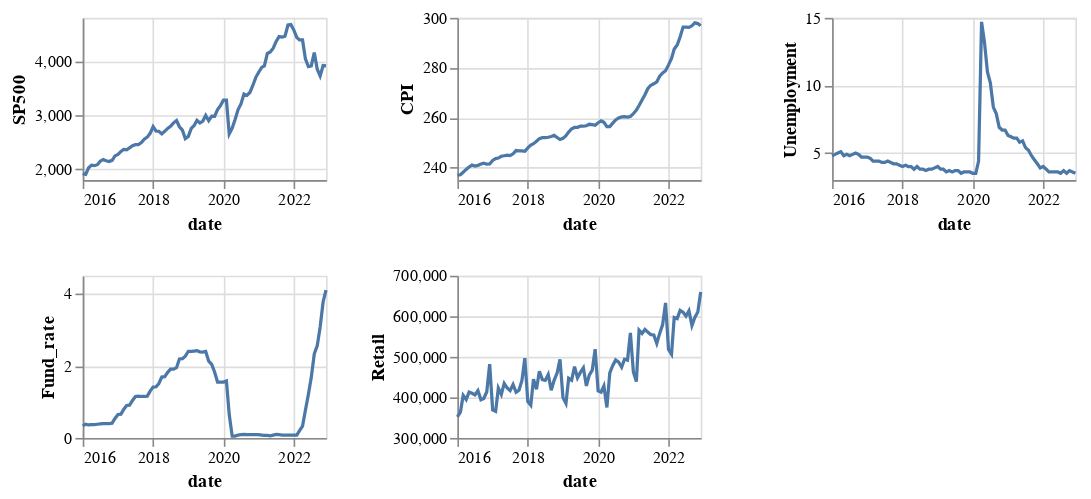

Here is the notebook cell this chart was saved with:
### Code cell
# Trend
df_no_index = df.reset_index()
df_no_index['date'] = df_no_index['date'].dt.to_timestamp().apply(lambda x: x.strftime('%Y-%m'))
trend = alt.Chart(df_no_index, height=100, width=150).mark_line().encode(
    alt.X('date:T'),
    alt.Y(alt.repeat('repeat'), type = 'quantitative', scale=alt.Scale(zero=False))
).repeat(
    repeat = columns, columns = 3
)
trend

### Figure 1 — Vega-Lite specification as saved in the notebook (floating-point values rounded to 4 significant figures)
{"config": {"view": {"continuousWidth": 400, "continuousHeight": 300}}, "repeat": ["SP500", "CPI", "Unemployment", "Fund_rate", "Retail"], "spec": {"data": {"name": "data-71bf9ccfce3d0c71222fa6f4ba2397ad"}, "mark": "line", "encoding": {"x": {"field": "date", "type": "temporal"}, "y": {"field": {"repeat": "repeat"}, "scale": {"zero": false}, "type": "quantitative"}}, "height": 100, "width": 150}, "columns": 3, "$schema": "https://vega.github.io/schema/vega-lite/v4.17.0.json", "datasets": {"data-71bf9ccfce3d0c71222fa6f4ba2397ad": [{"date": "2016-01", "SP500": 1919.0, "CPI": 236.9, "Unemployment": 4.8, "Fund_rate": 0.34, "Retail": 351772}, {"date": "2016-02", "SP500": 1904.0, "CPI": 237.1, "Unemployment": 4.9, "Fund_rate": 0.38, "Retail": 363527}, {"date": "2016-03", "SP500": 2022.0, "CPI": 238.1, "Unemployment": 5.0, "Fund_rate": 0.36, "Retail": 404996}, {"date": "2016-04", "SP500": 2076.0, "CPI": 239.3, "Unemployment": 5.1, "Fund_rate": 0.37, "Retail": 394743}, {"date": "2016-05", "SP500": 2066.0, "CPI": 240.2, "Unemployment": 4.8, "Fund_rate": 0.37, "Retail": 413036}, {"date": "2016-06", "SP500": 2084.0, "CPI": 241.0, "Unemployment": 4.9, "Fund_rate": 0.38, "Retail": 410071}, {"date": "2016-07", "SP500": 2149.0, "CPI": 240.6, "Unemployment": 4.8, "Fund_rate": 0.39, "Retail": 405965}, {"date": "2016-08", "SP500": 2177.0, "CPI": 240.8, "Unemployment": 4.9, "Fund_rate": 0.4, "Retail": 416489}, {"date": "2016-09", "SP500": 2158.0, "CPI": 241.4, "Unemployment": 5.0, "Fund_rate": 0.4, "Retail": 394200}, {"date": "2016-10", "SP500": 2143.0, "CPI": 241.7, "Unemployment": 4.9, "Fund_rate": 0.4, "Retail": 397394}, {"date": "2016-11", "SP500": 2165.0, "CPI": 241.4, "Unemployment": 4.7, "Fund_rate": 0.41, "Retail": 413901}, {"date": "2016-12", "SP500": 2247.0, "CPI": 241.4, "Unemployment": 4.7, "Fund_rate": 0.54, "Retail": 482002}, {"date": "2017-01", "SP500": 2275.0, "CPI": 242.8, "Unemployment": 4.7, "Fund_rate": 0.65, "Retail": 369081}, {"date": "2017-02", "SP500": 2330.0, "CPI": 243.6, "Unemployment": 4.6, "Fund_rate": 0.66, "Retail": 365592}, {"date": "2017-03", "SP500": 2367.0, "CPI": 243.8, "Unemployment": 4.4, "Fund_rate": 0.79, "Retail": 423002}, {"date": "2017-04", "SP500": 2359.0, "CPI": 244.5, "Unemployment": 4.4, "Fund_rate": 0.9, "Retail": 407240}, {"date": "2017-05", "SP500": 2395.0, "CPI": 244.7, "Unemployment": 4.4, "Fund_rate": 0.91, "Retail": 434506}, {"date": "2017-06", "SP500": 2434.0, "CPI": 245.0, "Unemployment": 4.3, "Fund_rate": 1.04, "Retail": 423066}, {"date": "2017-07", "SP500": 2454.0, "CPI": 244.8, "Unemployment": 4.3, "Fund_rate": 1.15, "Retail": 416906}, {"date": "2017-08", "SP500": 2456.0, "CPI": 245.5, "Unemployment": 4.4, "Fund_rate": 1.16, "Retail": 431804}, {"date": "2017-09", "SP500": 2493.0, "CPI": 246.8, "Unemployment": 4.3, "Fund_rate": 1.15, "Retail": 412546}, {"date": "2017-10", "SP500": 2557.0, "CPI": 246.7, "Unemployment": 4.2, "Fund_rate": 1.15, "Retail": 417773}, {"date": "2017-11", "SP500": 2594.0, "CPI": 246.7, "Unemployment": 4.2, "Fund_rate": 1.16, "Retail": 441933}, {"date": "2017-12", "SP500": 2664.0, "CPI": 246.5, "Unemployment": 4.1, "Fund_rate": 1.3, "Retail": 496765}, {"date": "2018-01", "SP500": 2790.0, "CPI": 247.9, "Unemployment": 4.0, "Fund_rate": 1.41, "Retail": 389740}, {"date": "2018-02", "SP500": 2705.0, "CPI": 249.0, "Unemployment": 4.1, "Fund_rate": 1.42, "Retail": 380598}, {"date": "2018-03", "SP500": 2703.0, "CPI": 249.6, "Unemployment": 4.0, "Fund_rate": 1.51, "Retail": 444925}, {"date": "2018-04", "SP500": 2654.0, "CPI": 250.5, "Unemployment": 4.0, "Fund_rate": 1.69, "Retail": 420209}, {"date": "2018-05", "SP500": 2701.0, "CPI": 251.6, "Unemployment": 3.8, "Fund_rate": 1.7, "Retail": 464271}, {"date": "2018-06", "SP500": 2754.0, "CPI": 252.0, "Unemployment": 4.0, "Fund_rate": 1.82, "Retail": 443732}, {"date": "2018-07", "SP500": 2794.0, "CPI": 252.0, "Unemployment": 3.8, "Fund_rate": 1.91, "Retail": 441832}, {"date": "2018-08", "SP500": 2858.0, "CPI": 252.1, "Unemployment": 3.8, "Fund_rate": 1.91, "Retail": 456445}, {"date": "2018-09", "SP500": 2902.0, "CPI": 252.4, "Unemployment": 3.7, "Fund_rate": 1.95, "Retail": 417510}, {"date": "2018-10", "SP500": 2785.0, "CPI": 252.9, "Unemployment": 3.8, "Fund_rate": 2.19, "Retail": 442256}, {"date": "2018-11", "SP500": 2723.0, "CPI": 252.0, "Unemployment": 3.8, "Fund_rate": 2.2, "Retail": 460034}, {"date": "2018-12", "SP500": 2567.0, "CPI": 251.2, "Unemployment": 3.9, "Fund_rate": 2.27, "Retail": 493873}, {"date": "2019-01", "SP500": 2607.0, "CPI": 251.7, "Unemployment": 4.0, "Fund_rate": 2.4, "Retail": 399359}, {"date": "2019-02", "SP500": 2755.0, "CPI": 252.8, "Unemployment": 3.8, "Fund_rate": 2.4, "Retail": 384977}, {"date": "2019-03", "SP500": 2804.0, "CPI": 254.2, "Unemployment": 3.8, "Fund_rate": 2.41, "Retail": 447160}, {"date": "2019-04", "SP500": 2904.0, "CPI": 255.5, "Unemployment": 3.6, "Fund_rate": 2.42, "Retail": 442704}, {"date": "2019-05", "SP500": 2855.0, "CPI": 256.1, "Unemployment": 3.7, "Fund_rate": 2.39, "Retail": 475656}, {"date": "2019-06", "SP500": 2890.0, "CPI": 256.1, "Unemployment": 3.6, "Fund_rate": 2.38, "Retail": 448224}, {"date": "2019-07", "SP500": 2996.0, "CPI": 256.6, "Unemployment": 3.7, "Fund_rate": 2.4, "Retail": 461642}, {"date": "2019-08", "SP500": 2897.0, "CPI": 256.6, "Unemployment": 3.7, "Fund_rate": 2.13, "Retail": 472891}, {"date": "2019-09", "SP500": 2982.0, "CPI": 256.8, "Unemployment": 3.5, "Fund_rate": 2.04, "Retail": 428334}, {"date": "2019-10", "SP500": 2978.0, "CPI": 257.3, "Unemployment": 3.6, "Fund_rate": 1.83, "Retail": 455035}, {"date": "2019-11", "SP500": 3105.0, "CPI": 257.2, "Unemployment": 3.6, "Fund_rate": 1.55, "Retail": 467311}, {"date": "2019-12", "SP500": 3177.0, "CPI": 257.0, "Unemployment": 3.6, "Fund_rate": 1.55, "Retail": 518979}, {"date": "2020-01", "SP500": 3278.0, "CPI": 258.0, "Unemployment": 3.5, "Fund_rate": 1.55, "Retail": 416285}, {"date": "2020-02", "SP500": 3277.0, "CPI": 258.7, "Unemployment": 3.5, "Fund_rate": 1.58, "Retail": 413203}, {"date": "2020-03", "SP500": 2652.0, "CPI": 258.1, "Unemployment": 4.4, "Fund_rate": 0.65, "Retail": 428285}, {"date": "2020-04", "SP500": 2762.0, "CPI": 256.4, "Unemployment": 14.7, "Fund_rate": 0.05, "Retail": 375242}, {"date": "2020-05", "SP500": 2920.0, "CPI": 256.4, "Unemployment": 13.2, "Fund_rate": 0.05, "Retail": 460253}, {"date": "2020-06", "SP500": 3105.0, "CPI": 257.8, "Unemployment": 11.0, "Fund_rate": 0.08, "Retail": 478667}, {"date": "2020-07", "SP500": 3208.0, "CPI": 259.1, "Unemployment": 10.2, "Fund_rate": 0.09, "Retail": 492259}, {"date": "2020-08", "SP500": 3392.0, "CPI": 259.9, "Unemployment": 8.4, "Fund_rate": 0.1, "Retail": 487134}, {"date": "2020-09", "SP500": 3366.0, "CPI": 260.3, "Unemployment": 7.9, "Fund_rate": 0.09, "Retail": 474284}, {"date": "2020-10", "SP500": 3419.0, "CPI": 260.4, "Unemployment": 6.9, "Fund_rate": 0.09, "Retail": 494134}, {"date": "2020-11", "SP500": 3549.0, "CPI": 260.2, "Unemployment": 6.7, "Fund_rate": 0.09, "Retail": 491813}, {"date": "2020-12", "SP500": 3695.0, "CPI": 260.5, "Unemployment": 6.7, "Fund_rate": 0.09, "Retail": 558834}, {"date": "2021-01", "SP500": 3794.0, "CPI": 261.6, "Unemployment": 6.3, "Fund_rate": 0.09, "Retail": 462558}, {"date": "2021-02", "SP500": 3883.0, "CPI": 263.0, "Unemployment": 6.2, "Fund_rate": 0.08, "Retail": 438933}, {"date": "2021-03", "SP500": 3911.0, "CPI": 264.9, "Unemployment": 6.1, "Fund_rate": 0.07, "Retail": 565764}, {"date": "2021-04", "SP500": 4141.0, "CPI": 267.1, "Unemployment": 6.1, "Fund_rate": 0.07, "Retail": 557874}, {"date": "2021-05", "SP500": 4168.0, "CPI": 269.2, "Unemployment": 5.8, "Fund_rate": 0.06, "Retail": 567461}, {"date": "2021-06", "SP500": 4238.0, "CPI": 271.7, "Unemployment": 5.9, "Fund_rate": 0.08, "Retail": 560679}, {"date": "2021-07", "SP500": 4364.0, "CPI": 273.0, "Unemployment": 5.4, "Fund_rate": 0.1, "Retail": 554845}, {"date": "2021-08", "SP500": 4454.0, "CPI": 273.6, "Unemployment": 5.2, "Fund_rate": 0.09, "Retail": 553822}, {"date": "2021-09", "SP500": 4446.0, "CPI": 274.3, "Unemployment": 4.8, "Fund_rate": 0.08, "Retail": 532840}, {"date": "2021-10", "SP500": 4461.0, "CPI": 276.6, "Unemployment": 4.5, "Fund_rate": 0.08, "Retail": 557737}, {"date": "2021-11", "SP500": 4667.0, "CPI": 277.9, "Unemployment": 4.2, "Fund_rate": 0.08, "Retail": 579687}, {"date": "2021-12", "SP500": 4675.0, "CPI": 278.8, "Unemployment": 3.9, "Fund_rate": 0.08, "Retail": 632849}, {"date": "2022-01", "SP500": 4574.0, "CPI": 281.1, "Unemployment": 4.0, "Fund_rate": 0.08, "Retail": 518146}, {"date": "2022-02", "SP500": 4436.0, "CPI": 283.7, "Unemployment": 3.8, "Fund_rate": 0.08, "Retail": 506400}, {"date": "2022-03", "SP500": 4391.0, "CPI": 287.5, "Unemployment": 3.6, "Fund_rate": 0.2, "Retail": 597077}, {"date": "2022-04", "SP500": 4391.0, "CPI": 289.1, "Unemployment": 3.6, "Fund_rate": 0.33, "Retail": 594426}, {"date": "2022-05", "SP500": 4040.0, "CPI": 292.3, "Unemployment": 3.6, "Fund_rate": 0.77, "Retail": 614474}, {"date": "2022-06", "SP500": 3899.0, "CPI": 296.3, "Unemployment": 3.6, "Fund_rate": 1.21, "Retail": 609933}, {"date": "2022-07", "SP500": 3912.0, "CPI": 296.3, "Unemployment": 3.5, "Fund_rate": 1.68, "Retail": 600746}, {"date": "2022-08", "SP500": 4159.0, "CPI": 296.2, "Unemployment": 3.7, "Fund_rate": 2.33, "Retail": 613416}, {"date": "2022-09", "SP500": 3851.0, "CPI": 296.8, "Unemployment": 3.5, "Fund_rate": 2.56, "Retail": 577370}, {"date": "2022-10", "SP500": 3726.0, "CPI": 298.0, "Unemployment": 3.7, "Fund_rate": 3.08, "Retail": 597349}, {"date": "2022-11", "SP500": 3917.0, "CPI": 297.7, "Unemployment": 3.6, "Fund_rate": 3.78, "Retail": 610784}, {"date": "2022-12", "SP500": 3912.0, "CPI": 296.8, "Unemployment": 3.5, "Fund_rate": 4.1, "Retail": 660004}]}}
